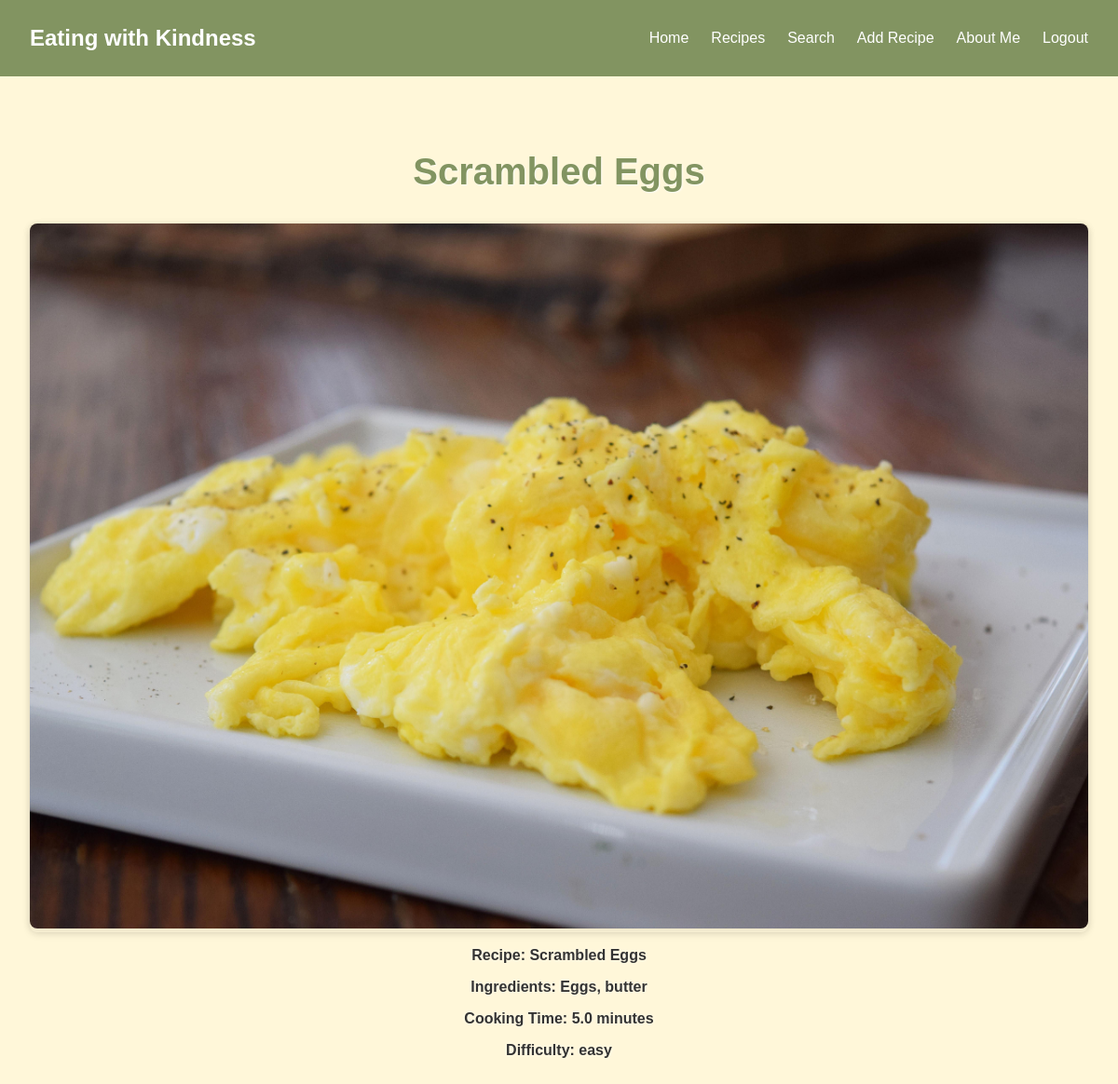
The app's page /list/7 (signed in) with its own data.
### recipes/models.py (models this page shows, shortened)
class Recipe(models.Model):
  recipe_id=models.AutoField(primary_key=True)
  name=models.CharField(max_length=120)
  ingredients=models.TextField(default="no ingredients")
  cooking_time=models.FloatField(help_text="in minutes")
  difficulty=models.CharField(max_length=20, choices=difficulty_choices, default='easy')
  pic = models.ImageField(upload_to='recipes', default='no_picture.jpg')

### recipes/views.py (the view)
# urls.py: path('list/<pk>', RecipeDetailView.as_view(), name='detail'),
class RecipeDetailView(LoginRequiredMixin, DetailView):
    model = Recipe
    template_name = 'recipes/detail.html'

### recipes/templates/recipes/detail.html (shortened to what this page needs)
{% load static %}
<!DOCTYPE html>
<html lang="en">
<head>
    <link rel="stylesheet" href="{% static 'recipes/style.css' %}">
</head>
<body class="no-bg-image">
    <nav class="navbar">
        <div class="brand">Eating with Kindness</div>
        <ul class="nav-links" id="navLinks">
            <li><a href="{% url 'recipes_home' %}">Home</a></li>
            <li><a href="{% url 'recipe_list' %}">Recipes</a></li>
            <li><a href="{% url 'ingredient_search' %}">Search</a></li>
            <li><a href="{% url 'add_recipe' %}">Add Recipe</a></li>
            <li><a href="{% url 'about_me' %}">About Me</a></li>
            <li><a href="{% url 'logout' %}">Logout</a></li>
        </ul>
    </nav>
    <div class="content detail-wrapper">
        <h2 class="page-title">{{ object.name }}</h2>
        <div class="recipe-detail">
            <div class="recipe-image">
                <img src="{{ object.pic.url }}" alt="{{ object.name }}" class="recipe-image">
            </div>
            <div class="recipe-info">
                <p><strong>Recipe:</strong> {{ object.name }}</p>
                <p><strong>Ingredients:</strong> {{ object.ingredients }}</p>
                <p><strong>Cooking Time:</strong> {{ object.cooking_time }} minutes</p>
                <p><strong>Difficulty:</strong> {{ object.difficulty }}</p>
            </div>
        </div>
    </div>
</body>
</html>

### recipes/static/recipes/style.css (style rules this page uses)
body, html { margin: 0; padding: 0; height: 100%; font-family: 'Quicksand', sans-serif; color: #333; background-color: #FFF7D9; }
body.no-bg-image { background-image: none !important; background-color: #FFF7D9 !important; background-attachment: scroll !important; }
.navbar { display: flex; justify-content: space-between; align-items: center; background-color: #829461; color: white; padding: 1rem 2rem; position: relative; z-index: 10; }
.brand { font-size: 1.5rem; font-weight: 600; }
.nav-links { list-style: none; display: flex; gap: 1.5rem; }
.nav-links li a { text-decoration: none; color: white; font-weight: 500; transition: color 0.3s ease; }
.content { padding: 3rem 2rem; text-align: center; color: #333; }
.content p { font-weight: bold; }
.content, .content p { text-shadow: 0 0 5px rgba(255, 255, 255, 0.7); }
img { border-radius: 8px; object-fit: cover; box-shadow: 0 2px 8px rgba(0,0,0,0.1); }
.page-title { text-align: center; font-size: 2.5rem; margin-top: 2rem; color: #829461; text-shadow: 1px 1px 2px rgba(255, 255, 255, 0.8); font-family: 'Quicksand', sans-serif; }
.recipe-image { max-width: 100%; height: auto; border-radius: 8px; object-fit: cover; box-shadow: 0 2px 8px rgba(0,0,0,0.1); }

### records on screen
Recipe: name "Scrambled Eggs", pic (picture), ingredients "Eggs, butter", cooking_time "5.0", difficulty "easy"
